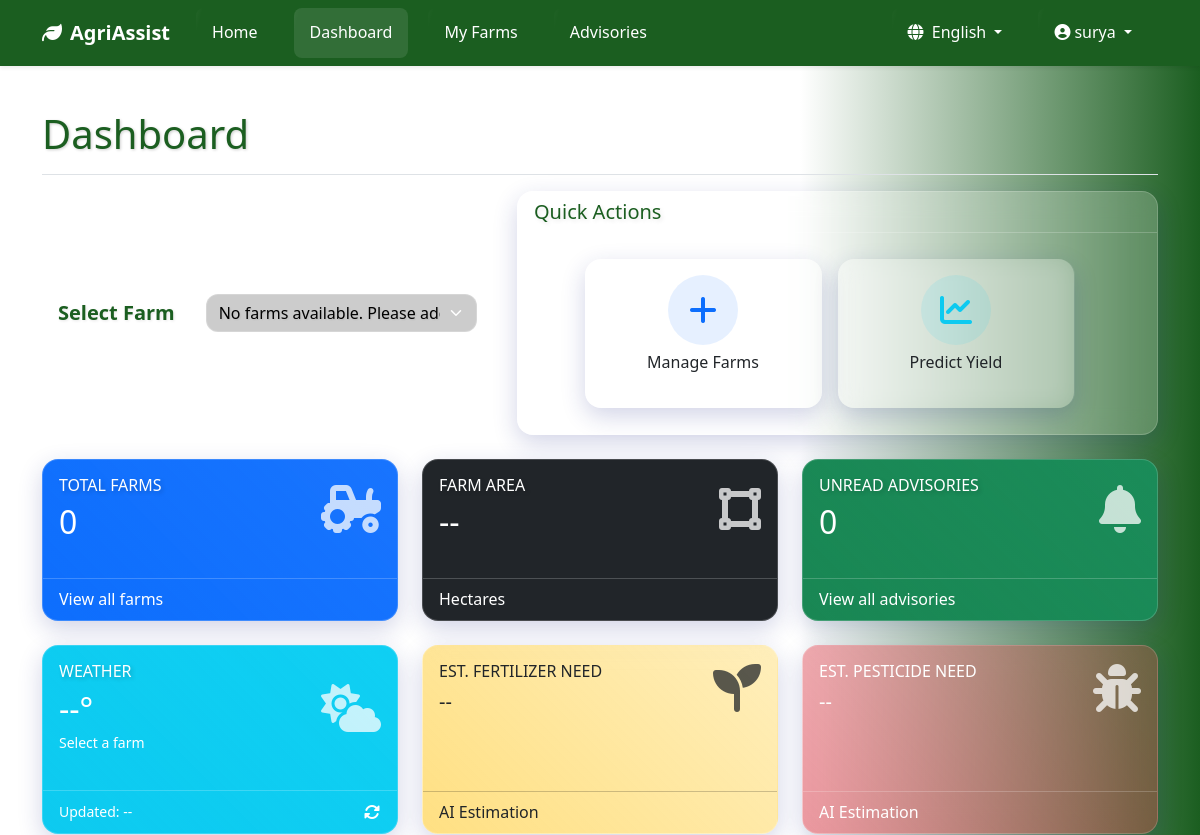
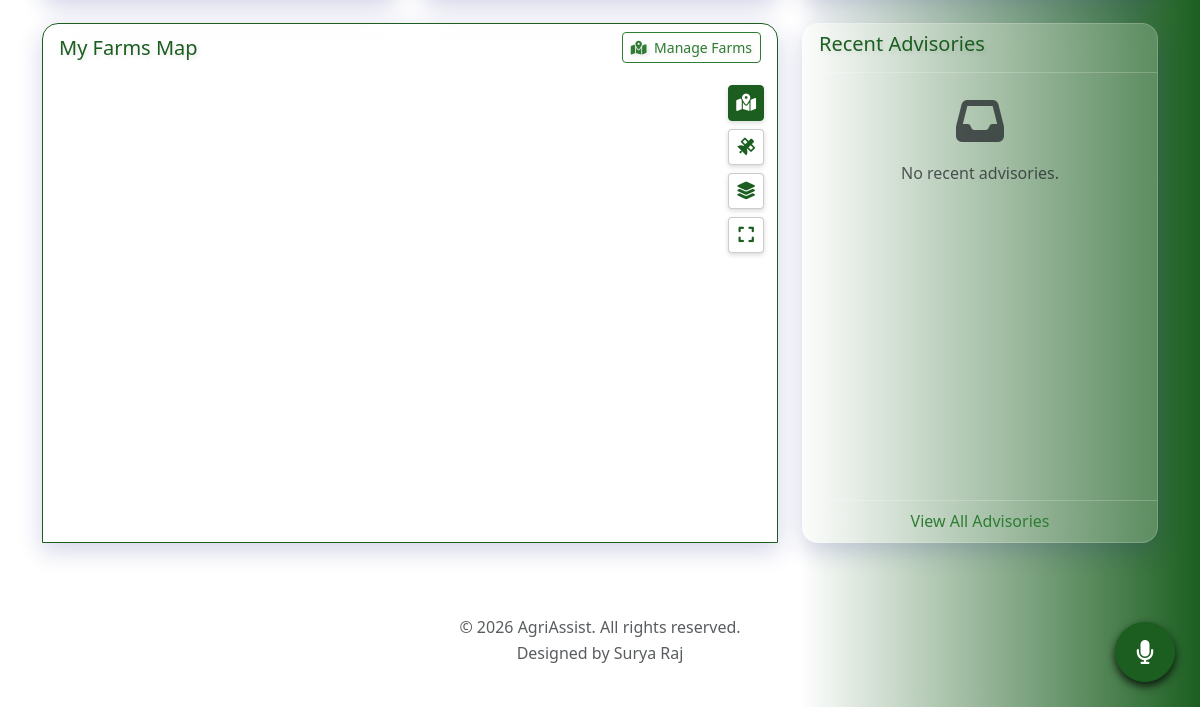
/dashboard (signed in), run on an earlier commit of the app's database (2 pictures, top to bottom).
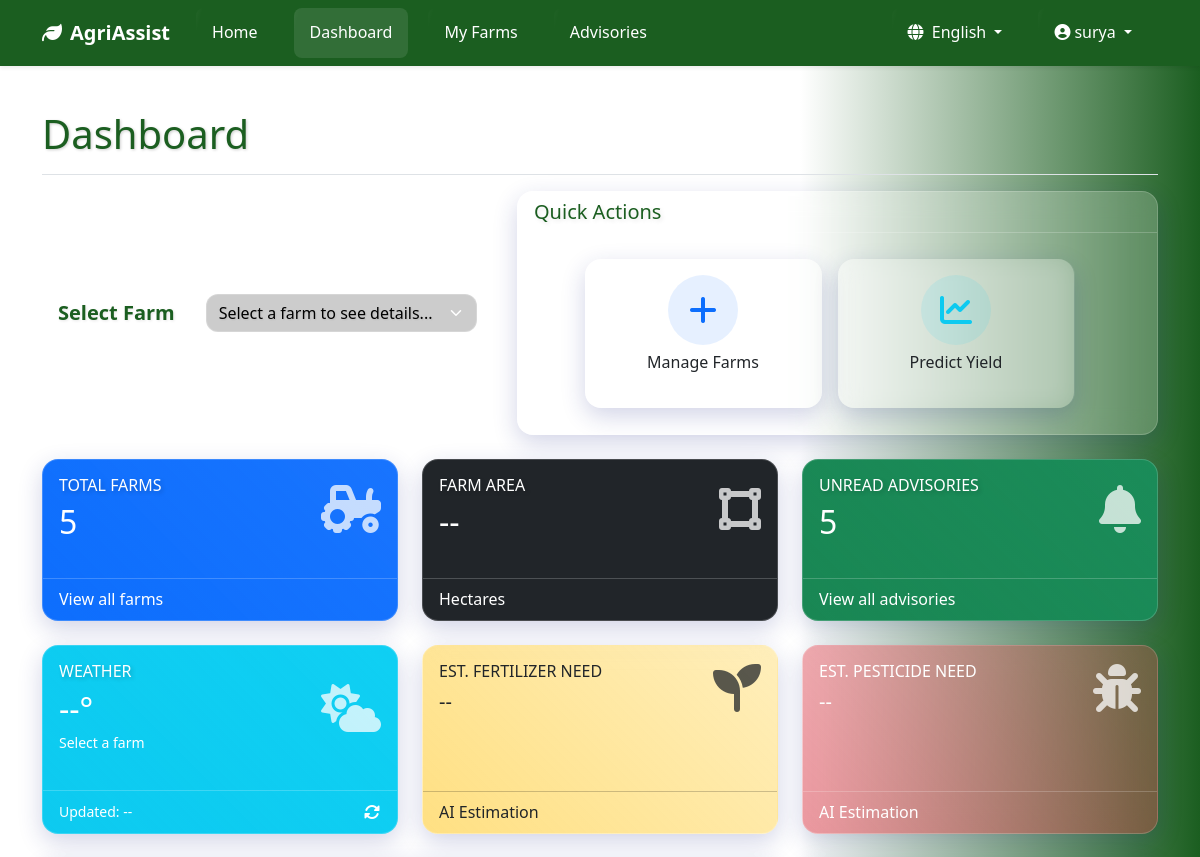
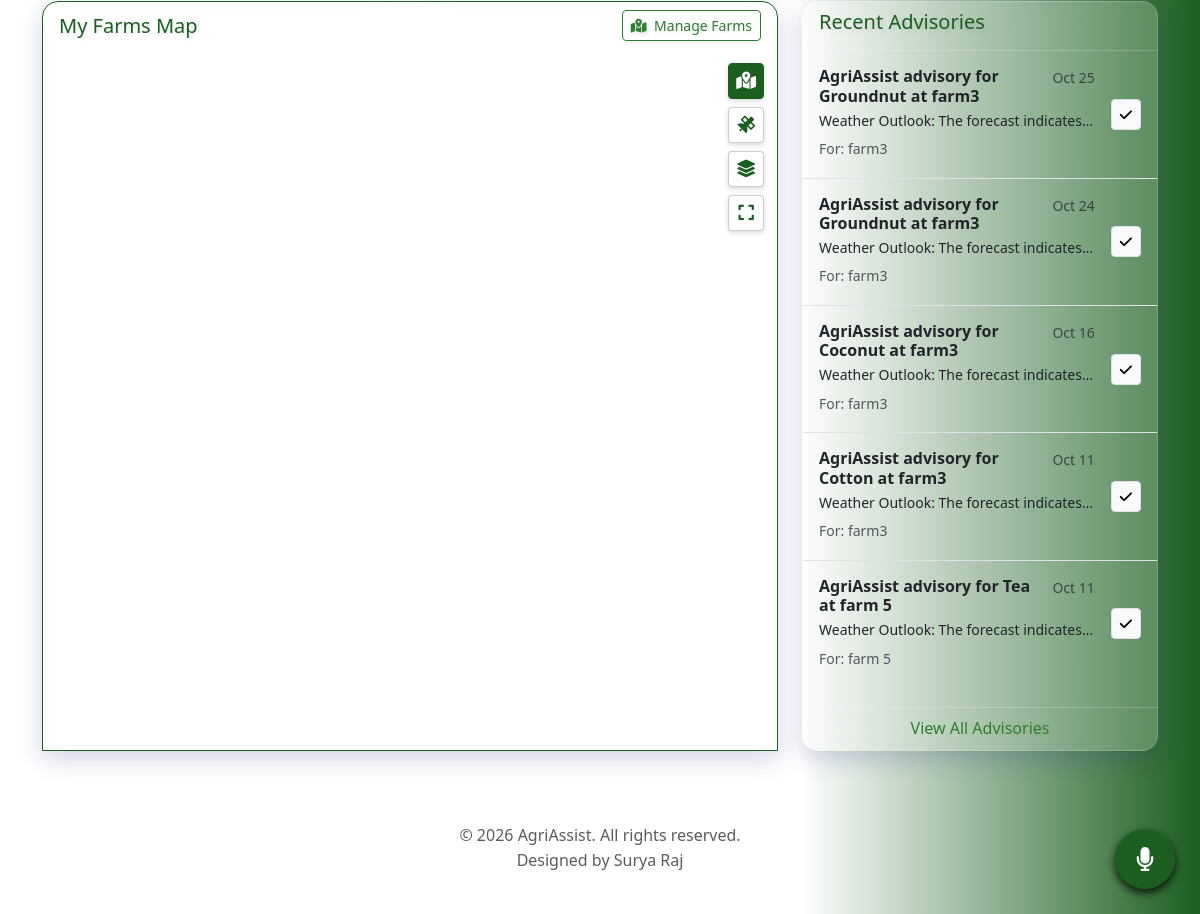
And on a later commit of the database (2 pictures, top to bottom).
### app.py (models this page shows)
class Advisory(db.Model):
    id = db.Column(db.Integer, primary_key=True)
    title = db.Column(db.String(200), nullable=False)
    content = db.Column(db.Text, nullable=False)
    priority = db.Column(db.String(50), nullable=False, default='Medium')
    created_at = db.Column(db.DateTime, default=datetime.utcnow)
    farm_id = db.Column(db.Integer, db.ForeignKey('farm.id'), nullable=False)
    is_read = db.Column(db.Boolean, default=False)

class Farm(db.Model):
    id = db.Column(db.Integer, primary_key=True)
    name = db.Column(db.String(100), nullable=False)
    location = db.Column(db.String(200), nullable=False)
    latitude = db.Column(db.Float, nullable=False)
    longitude = db.Column(db.Float, nullable=False)
    area_hectares = db.Column(db.Float, nullable=True)
    area_geojson = db.Column(db.Text, nullable=True)
    created_at = db.Column(db.DateTime, default=datetime.utcnow)
    user_id = db.Column(db.Integer, db.ForeignKey('user.id'), nullable=False)
    advisories = db.relationship('Advisory', backref='farm', lazy=True, cascade='all, delete-orphan')

### app.py (the view)
@app.route('/dashboard')
@login_required
def dashboard():
    all_user_farms = current_user.farms
    user_farms = [f for f in all_user_farms if f.latitude is not None and f.longitude is not None]
    farms_data = [{
        'id': f.id, 'name': f.name, 'location': f.location, 'latitude': f.latitude,
        'longitude': f.longitude, 'area_geojson': f.area_geojson,
        'area_hectares': f.area_hectares
    } for f in user_farms]
    recent_advisories = Advisory.query.filter(Advisory.farm_id.in_([f.id for f in user_farms])).order_by(Advisory.created_at.desc()).limit(5).all()
    crop_options_translated = [(crop, _(crop)) for crop in CROP_OPTIONS]
    season_options_translated = [(season, _(season)) for season in SEASON_OPTIONS]
    state_options_translated = [(state, _(state)) for state in STATE_OPTIONS]
    crop_stages_options_translated = [(stage, _(stage)) for stage in CROP_STAGE_OPTIONS]
    soil_types_options_translated = [(soil, _(soil)) for soil in SOIL_TYPE_OPTIONS]
    return render_template(
        'dashboard.html', title=_('Dashboard'), farms=user_farms,
        farms_data=farms_data, recent_advisories=recent_advisories,
        crop_options=crop_options_translated,
        season_options=season_options_translated,
        state_options=state_options_translated,
        crop_stages=crop_stages_options_translated,
        soil_types=soil_types_options_translated,
        google_maps_api_key=app.config.get('GOOGLE_MAPS_API_KEY')
    )

### app.py (called while the page is built)
@login_manager.user_loader
def load_user(user_id): return User.query.get(int(user_id))

def get_locale():
    if current_user.is_authenticated and current_user.language:
        return current_user.language
    if 'language' in session and session['language'] in app.config['LANGUAGES']:
        return session['language']
    return request.accept_languages.best_match(list(app.config['LANGUAGES'].keys()))

@app.before_request
def before_request():
    session.permanent = True
    app.permanent_session_lifetime = timedelta(minutes=60) # Increased to 60 mins
    session.modified = True
    g.language = get_locale()

@app.context_processor
def inject_globals():
    return {
        'now': datetime.utcnow,
        'get_locale': get_locale,
        'LANGUAGES': app.config['LANGUAGES']
    }

### templates/dashboard.html (shortened to what the changed rows need)
{% extends "base.html" %}
{% block content %}
<div class="container py-4">
    <div class="d-flex justify-content-between flex-wrap flex-md-nowrap align-items-center pt-3 pb-2 mb-3 border-bottom">
        <h1 style="text-shadow: 1px 1px 3px rgba(0,0,0,0.2); color: #1B5E20;">{{ _('Dashboard') }}</h1>
    </div>
    <div class="row mb-4">
        <div class="col-lg-5 mb-4 mb-lg-0">
            <div class="card h-100 select-farm-card">
                <div class="card-body d-flex align-items-center">
                    <div class="w-100">
                        <div class="row align-items-center">
                            <div class="col-md-8">
                                <select class="form-select" id="farmSelect">
                                    {% if farms %}
                                        <option value="" selected disabled>{{ _('Select a farm to see details...') }}</option>
                                    {% else %}
                                        <option value="" disabled selected>{{ _('No farms available. Please add a farm first.') }}</option>
                                    {% endif %}
                                </select>
                            </div>
                        </div>
                    </div>
                </div>
            </div>
        </div>
    </div>
    <div class="row">
        <div class="col-lg-4 col-md-6 mb-4">
            <div class="card bg-primary text-white h-100">
                <div class="card-body">
                    <div class="d-flex justify-content-between align-items-center">
                        <div>
                            <h6 class="card-title text-uppercase mb-0" style="text-shadow: 2px 2px 4px rgba(0, 0, 0, 0.2);">{{ _('Total Farms') }}</h6>
                            <h2 class="mt-2 mb-0">{{ farms|length }}</h2>
                        </div>
                    </div>
                </div>
            </div>
        </div>
        <div class="col-lg-4 col-md-6 mb-4">
            <div class="card bg-dark text-white h-100">
                <div class="card-body">
                    <div class="d-flex justify-content-between align-items-center">
                        <div>
                            <h2 class="mt-2 mb-0" id="farmAreaDisplay">--</h2>
                        </div>
                    </div>
                </div>
            </div>
        </div>
        <div class="col-lg-4 col-md-6 mb-4">
            <div class="card bg-success text-white h-100">
                <div class="card-body">
                    <div class="d-flex justify-content-between align-items-center">
                        <div>
                            <h6 class="card-title text-uppercase mb-2" style="text-shadow: 2px 2px 4px rgba(0, 0, 0, 0.2);">{{ _('Unread Advisories') }}</h6>
                            <h2 class="mb-0" id="unreadAdvisoriesCount">
                                {% if recent_advisories %}{{ recent_advisories|selectattr('is_read', 'equalto', false)|list|length }}{% else %}0{% endif %}
                            </h2>
                        </div>
                    </div>
                </div>
            </div>
        </div>
        <div class="col-lg-4 col-md-6 mb-4">
            <div id="weather-card" class="card bg-info text-white h-100">
                <div class="card-body">
                    <div class="d-flex justify-content-between align-items-center">
                        <div>
                            <h2 class="mb-1 weather-temp">--°</h2>
                        </div>
                    </div>
                </div>
            </div>
        </div>
    </div>
    <div class="row">
        <div class="col-lg-4 mb-4">
            <div class="card h-100">
                <div class="card-body p-0">
                    {% if recent_advisories %}
                    <div class="list-group list-group-flush">
                        {% for advisory in recent_advisories %}
                        <div id="advisory-item-{{ advisory.id }}" class="list-group-item list-group-item-action d-flex gap-3 py-3" style="background: transparent;">
                            <div class="flex-grow-1" style="min-width: 0;">
                                <a href="javascript:void(0);"
                                   class="text-decoration-none text-reset stretched-link"
                                   data-bs-toggle="modal" data-bs-target="#advisoryDetailModal"
                                   data-title="{{ advisory.title }}"
                                   data-content="{{ advisory.content }}"
                                   data-farm="{{ advisory.farm.name }}"
                                   data-priority="{{ advisory.priority }}"
                                   data-date="{{ advisory.created_at.isoformat() }}">
                                    <div class="d-flex w-100 justify-content-between">
                                        <h6 class="mb-1 advisory-title {% if not advisory.is_read %}fw-bold{% endif %}">{{ advisory.title }}</h6>
                                        <small class="text-muted text-nowrap ps-2">{{ advisory.created_at.strftime('%b %d') }}</small>
                                    </div>
                                    <p class="mb-1 text-truncate small">{{ advisory.content }}</p>
                                    <small class="text-muted">{{ _('For:') }} {{ advisory.farm.name }}</small>
                                </a>
                            </div>
                            {% if not advisory.is_read %}
                            <div class="flex-shrink-0 align-self-center" style="z-index: 5;">
                                <button class="btn btn-sm btn-light border mark-as-read-btn" title="{{ _('Mark as read') }}"
                                        data-advisory-id="{{ advisory.id }}"
                                        data-url="{{ url_for('toggle_advisory_read', advisory_id=advisory.id) }}">
                                    <i class="fas fa-check"></i>
                                </button>
                            </div>
                            {% endif %}
                        </div>
                        {% endfor %}
                    </div>
                    {% else %}
                    <div class="text-center p-4">
                        <i class="fas fa-inbox fa-3x text-muted mb-3"></i>
                        <p class="text-muted">{{ _('No recent advisories.') }}</p>
                    </div>
                    {% endif %}
                </div>
            </div>
        </div>
    </div>
</div>
{% endblock %}
{% block extra_js %}
<link rel="stylesheet" href="https://cdn.jsdelivr.net/npm/ol@latest/ol.css">
{% endblock %}

What changed in the data, as far as the page shows it:
added Advisory: title "AgriAssist advisory for Groundnut at farm3", created_at "Oct 25", content "Weather Outlook: The forecast indicates…", farm.name "farm3"
added Advisory: title "AgriAssist advisory for Groundnut at farm3", created_at "Oct 24", content "Weather Outlook: The forecast indicates…", farm.name "farm3"
added Advisory: title "AgriAssist advisory for Coconut at farm3", created_at "Oct 16", content "Weather Outlook: The forecast indicates…", farm.name "farm3"
added Advisory: title "AgriAssist advisory for Cotton at farm3", created_at "Oct 11", content "Weather Outlook: The forecast indicates…", farm.name "farm3"
added Advisory: title "AgriAssist advisory for Tea at farm 5", created_at "Oct 11", content "Weather Outlook: The forecast indicates…", farm.name "farm 5"
Also different on the page:
form field value: "No farms available. Please add a farm first." → "Select a farm to see details..."
{{ farms|length }}: "0" → "5"
{{ recent_advisories|selectattr('is_read', 'equalto', false)|list|length }}: (not shown) → "5"
text no longer shown: "0 No recent advisories."
